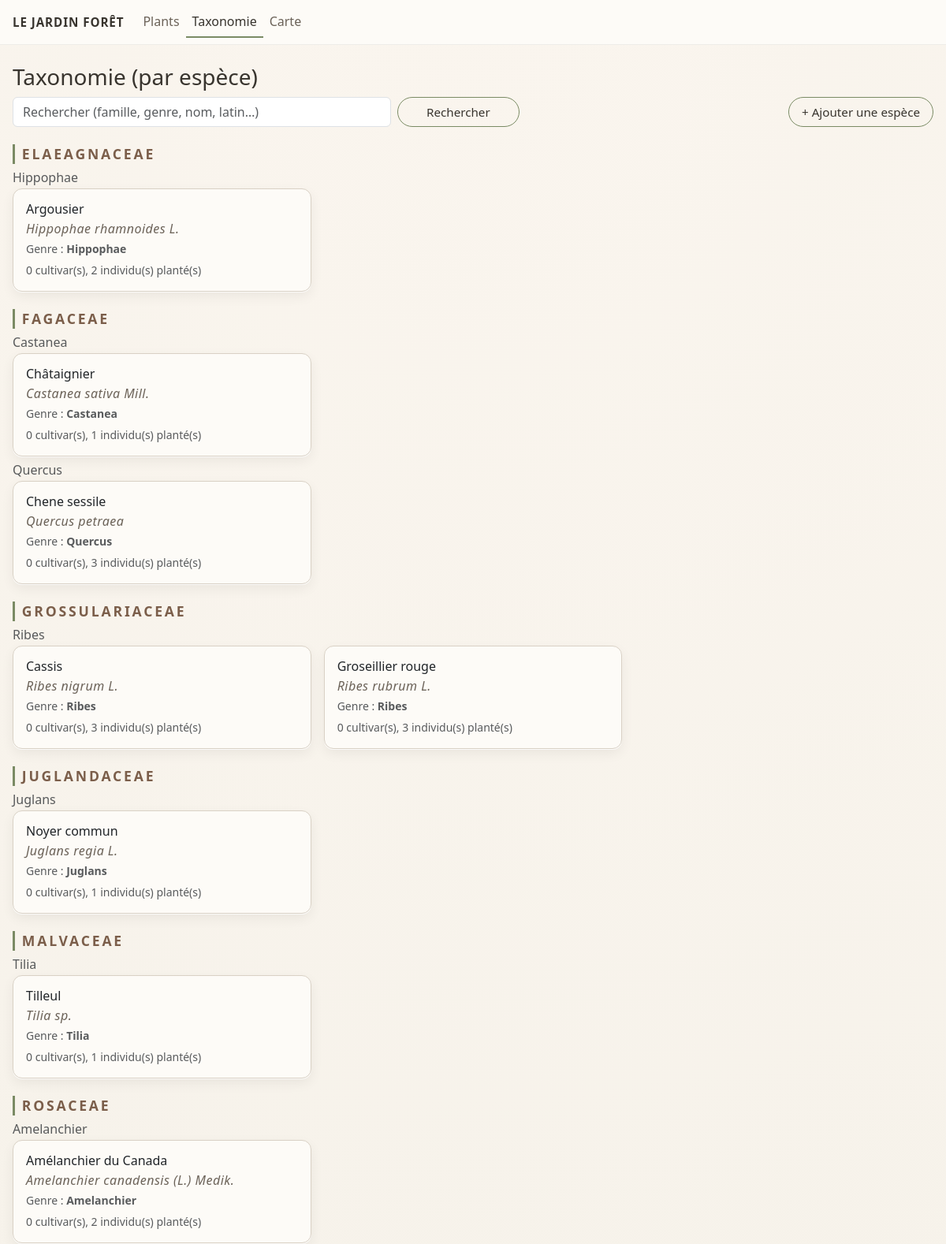
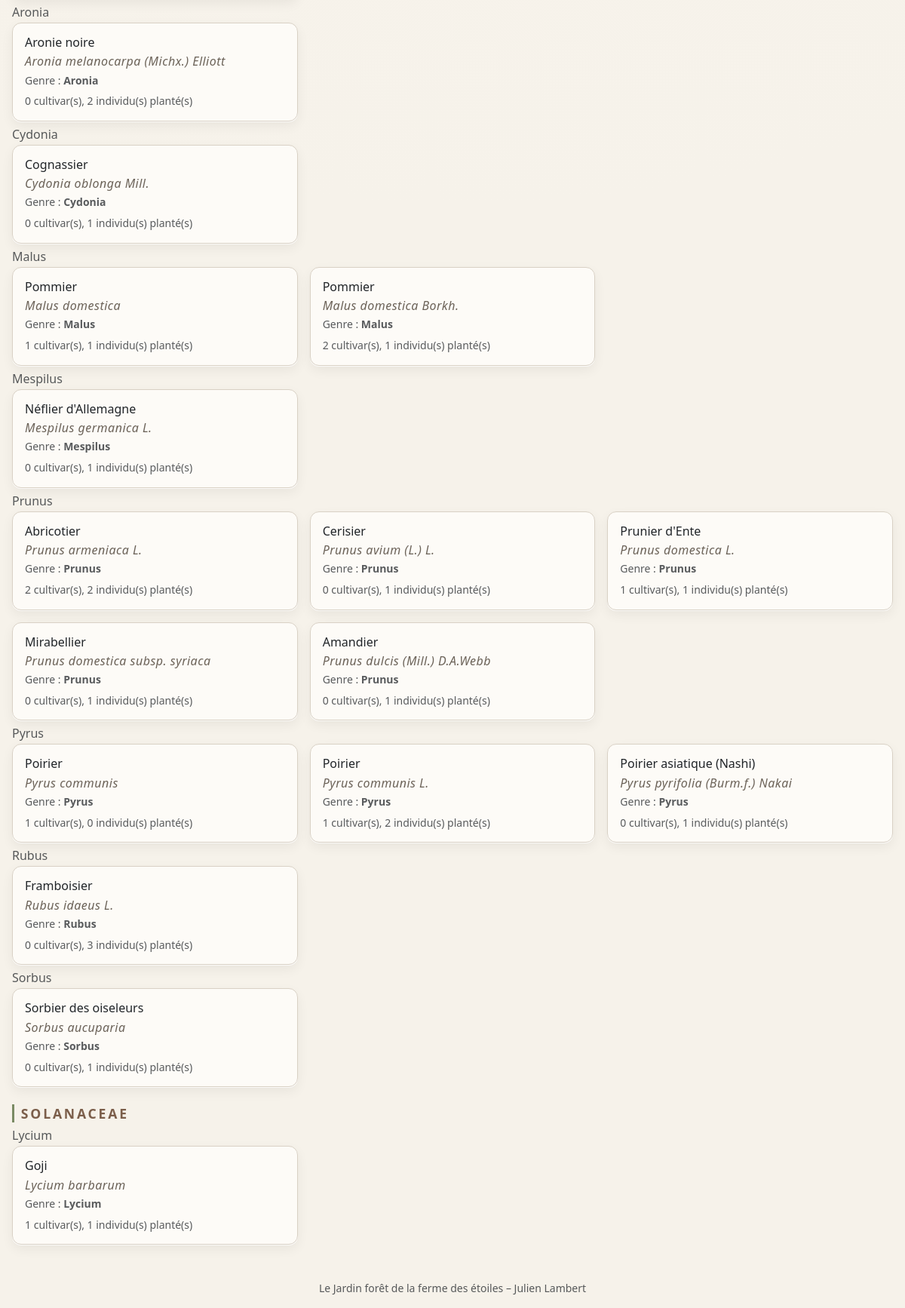
Screenshot of /species with the database file from the repository (2 pictures, top to bottom).
### tables this page shows
CREATE TABLE species (
    id INTEGER PRIMARY KEY AUTOINCREMENT,
    common_name TEXT NOT NULL,
    variety_name TEXT,
    latin_name TEXT,
    family TEXT,
    genus TEXT,
    strata TEXT,
    tags TEXT,
    notes TEXT
, image_url TEXT, origin TEXT, plant_type TEXT, morphology TEXT, culture TEXT, uses TEXT, melliferous_level TEXT, ornamental_interest TEXT, lifespan_min INTEGER, lifespan_max INTEGER, height_min REAL, height_max REAL);

### app.py (the view, shortened to what this page needs)
@app.route("/species")
def species_list():
    db = get_db()
    q = (request.args.get("q") or "").strip()
    base_sql = """
        SELECT
            s.family,
            s.genus,
            s.latin_name,
            s.common_name,
            COUNT(DISTINCT s.variety_name) AS variety_count,
            COUNT(DISTINCT p.id)          AS plant_count
        FROM species AS s
        LEFT JOIN plants AS p ON p.species_id = s.id
    """
    where = ""
    params = []
    group_order = """
        GROUP BY s.family, s.genus, s.latin_name, s.common_name
        ORDER BY s.family, s.genus, s.latin_name
    """
    rows = db.execute(base_sql + where + group_order, params).fetchall()
    families = []
    current_family = None
    current_genus = None
    family_block = None
    genus_block = None
    for r in rows:
        fam_name = r["family"] or "Famille non renseignée"
        gen_name = r["genus"] or "Genre non renseigné"
        if family_block is None or fam_name != current_family:
            family_block = {
                "family": fam_name,
                "genera": []
            }
            families.append(family_block)
            current_family = fam_name
            current_genus = None
            genus_block = None
        if genus_block is None or gen_name != current_genus:
            genus_block = {
                "genus": gen_name,
                "items": []
            }
            family_block["genera"].append(genus_block)
            current_genus = gen_name
        genus_block["items"].append(dict(r))
    return render_template("species_list.html", families=families, search=q)

### app.py (called while the page is built)
def get_db():
    if "db" not in g:
        g.db = sqlite3.connect(DB_PATH)
        g.db.row_factory = sqlite3.Row  # accès par nom de colonne
    return g.db

### templates/species_list.html (shortened to what this page needs)
{% extends "base.html" %}
{% block content %}
<h1 class="h3 mb-2">Taxonomie (par espèce)</h1>
<div class="d-flex justify-content-between align-items-center mb-3">
  <form class="row g-2 flex-grow-1" method="get">
    <div class="col-md-6">
      <input type="text" class="form-control" name="q"
             placeholder="Rechercher (famille, genre, nom, latin…)"
             value="{{ search }}">
    </div>
    <div class="col-md-2 d-grid">
      <button type="submit" class="btn btn-primary">Rechercher</button>
    </div>
  </form>
  <div class="ms-3">
    <a href="{{ url_for('species_new') }}" class="btn btn-sm btn-success">
      + Ajouter une espèce
    </a>
  </div>
</div>
{% for fam in families %}
  <div class="mt-3 mb-1">
    <div class="strata-title">
      {{ fam.family }}
    </div>
  </div>
  {% for gen in fam.genera %}
    <h2 class="h6 text-muted mt-2 mb-1">
      {{ gen.genus }}
    </h2>
    <div class="row row-cols-1 row-cols-md-2 row-cols-lg-3 g-3 mb-2">
      {% for s in gen["items"] %}
        <div class="col">
          {% if s["latin_name"] %}
            <a href="{{ url_for('species_detail', latin_name=s['latin_name']) }}"
               class="text-decoration-none text-reset">
              <div class="card shadow-soft h-100">
                <div class="card-body d-flex flex-column">
                  <h3 class="h6 mb-1">
                    {{ s["common_name"] or "Nom commun à préciser" }}
                  </h3>
                  <p class="latin small mb-1">
                    <em>{{ s["latin_name"] }}</em>
                  </p>
                  <p class="small text-muted mb-2">
                    {% if s["genus"] %}
                      Genre : <strong>{{ s["genus"] }}</strong>
                    {% endif %}
                  </p>
                  <p class="small mb-0 text-muted mt-auto">
                    {{ s["variety_count"] }} cultivar(s),
                    {{ s["plant_count"] }} individu(s) planté(s)
                  </p>
                </div>
              </div>
            </a>
          {% endif %}
        </div>
      {% endfor %}
    </div>
  {% endfor %}
{% endfor %}
{% endblock %}

### static/style.css (style rules this page uses)
:root { --paper: #f6f2ea; --paper-deep: #e6dfd2; --card-bg: #fdfbf7; --ink: #38342e; --ink-soft: #6b6258; --green-fern: #556b2f; --green-soft: #cfd7c6; --green-line: #7a8b64; --brown-ink: #7b5e4a; --brown-soft: #b09580; --border-soft: #d9d1c5; }
body { min-height: 100vh; background: radial-gradient(circle at top, #faf5ee 0, var(--paper) 55%); color: var(--ink); font-family: system-ui, -apple-system, "Segoe UI", Roboto, sans-serif; font-size: 16px; line-height: 1.4; }
a { color: var(--green-fern); }
.btn { border-radius: 999px; font-size: 0.95rem; padding: 0.4rem 1rem; }
.btn-primary, .btn-success { background-color: transparent; border: 1px solid var(--green-line); color: var(--ink); }
.shadow-soft { background-color: var(--card-bg); border-radius: 0.75rem; border: 1px solid var(--border-soft); box-shadow: 0 1px 0 rgba(255, 255, 255, 0.8), 0 6px 16px rgba(0, 0, 0, 0.06); }
.latin { letter-spacing: 0.03em; color: var(--ink-soft); font-style: italic; font-size: 1rem; }
.strata-title { letter-spacing: 0.16em; text-transform: uppercase; font-size: 1.1rem; font-weight: 600; color: var(--brown-ink); margin-top: 1.4rem; margin-bottom: 0.35rem; padding-left: 0.55rem; border-left: 3px solid var(--green-line); }

### rows the page displays
species: common_name "Argousier", latin_name "Hippophae rhamnoides L.", genus "Hippophae", variety_count "0", plant_count "2"
species: common_name "Chene sessile", latin_name "Quercus petraea", genus "Quercus", variety_count "0", plant_count "3"
species: common_name "Noyer commun", latin_name "Juglans regia L.", genus "Juglans", variety_count "0", plant_count "1"
species: common_name "Pommier", latin_name "Malus domestica", genus "Malus", variety_count "1", plant_count "1"
species: common_name "Amandier", latin_name "Prunus dulcis (Mill.) D.A.Webb", genus "Prunus", variety_count "0", plant_count "1"
species: common_name "Poirier", latin_name "Pyrus communis", genus "Pyrus", variety_count "1", plant_count "0"
species: common_name "Framboisier", latin_name "Rubus idaeus L.", genus "Rubus", variety_count "0", plant_count "3"
species: common_name "Sorbier des oiseleurs", latin_name "Sorbus aucuparia", genus "Sorbus", variety_count "0", plant_count "1"
species: common_name "Goji", latin_name "Lycium barbarum", genus "Lycium", variety_count "1", plant_count "1"

### other values shown
{{ fam.family }} "ELAEAGNACEAE" "FAGACEAE" "GROSSULARIACEAE" "JUGLANDACEAE" "MALVACEAE" "ROSACEAE" "SOLANACEAE"
{{ gen.genus }} "Hippophae" "Castanea" "Quercus" "Ribes" "Juglans" "Tilia" "Amelanchier" "Aronia" "Cydonia" "Malus" "Mespilus" "Prunus" "Pyrus" "Rubus" "Sorbus" "Lycium"
{{ s["common_name"] or "Nom commun à préciser" }} "Châtaignier" "Cassis" "Groseillier rouge" "Tilleul" "Amélanchier du Canada" "Aronie noire" "Cognassier" "Pommier" "Néflier d'Allemagne" "Abricotier" "Cerisier" "Prunier d'Ente" "Mirabellier" "Poirier" "Poirier asiatique (Nashi)"
{{ s["latin_name"] }} "Castanea sativa Mill." "Ribes nigrum L." "Ribes rubrum L." "Tilia sp." "Amelanchier canadensis (L.) Medik." "Aronia melanocarpa (Michx.) Elliott" "Cydonia oblonga Mill." "Malus domestica Borkh." "Mespilus germanica L." "Prunus armeniaca L." "Prunus avium (L.) L." "Prunus domestica L." "Prunus domestica subsp. syriaca" "Pyrus communis L." "Pyrus pyrifolia (Burm.f.) Nakai"
{{ s["genus"] }} "Castanea" "Ribes" "Ribes" "Tilia" "Amelanchier" "Aronia" "Cydonia" "Malus" "Mespilus" "Prunus" "Prunus" "Prunus" "Prunus" "Pyrus" "Pyrus"
{{ s["variety_count"] }} "0" "0" "0" "0" "0" "0" "0" "2" "0" "2" "0" "1" "0" "1" "0"
{{ s["plant_count"] }} "1" "3" "3" "1" "2" "2" "1" "1" "1" "2" "1" "1" "1" "2" "1"
